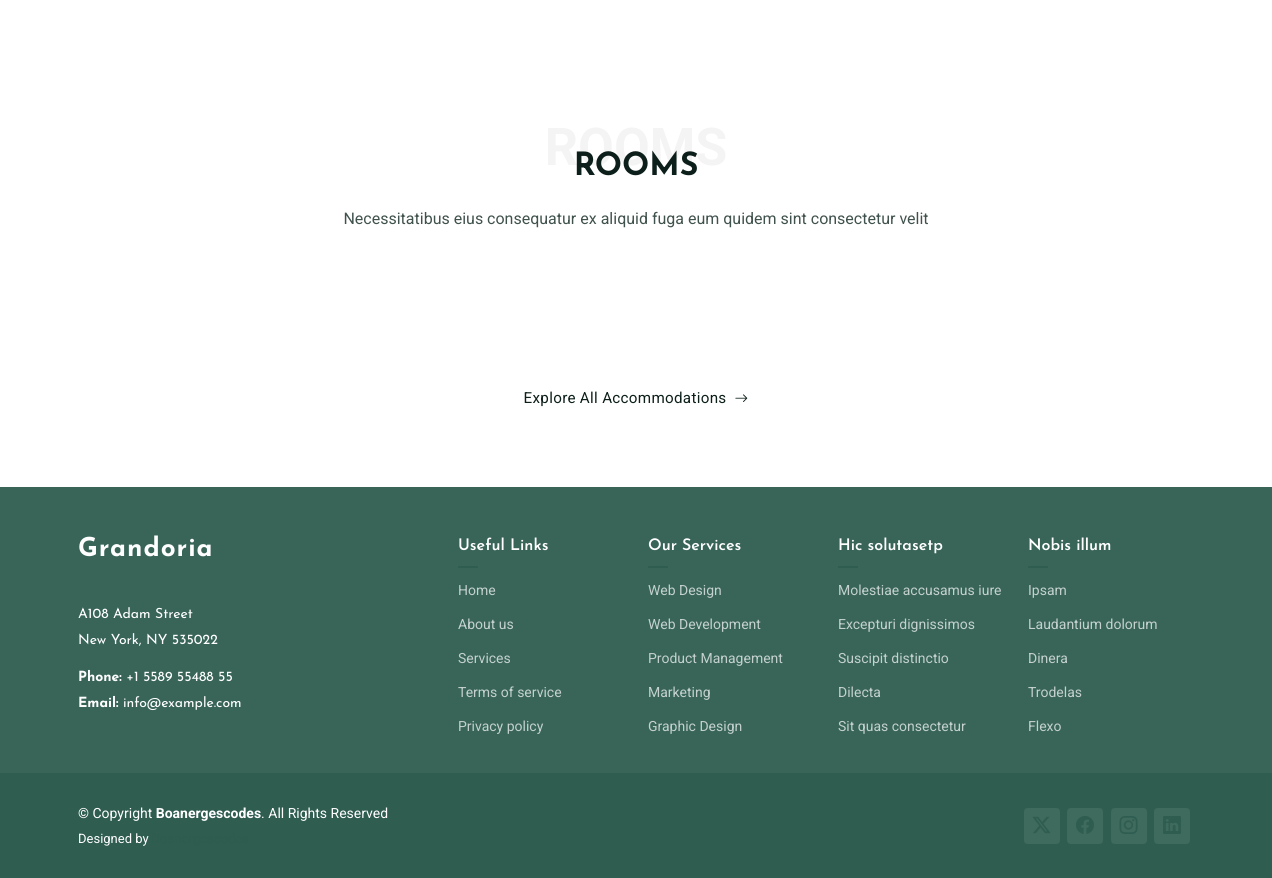
Page /about/ (lower part) on the earlier database version.
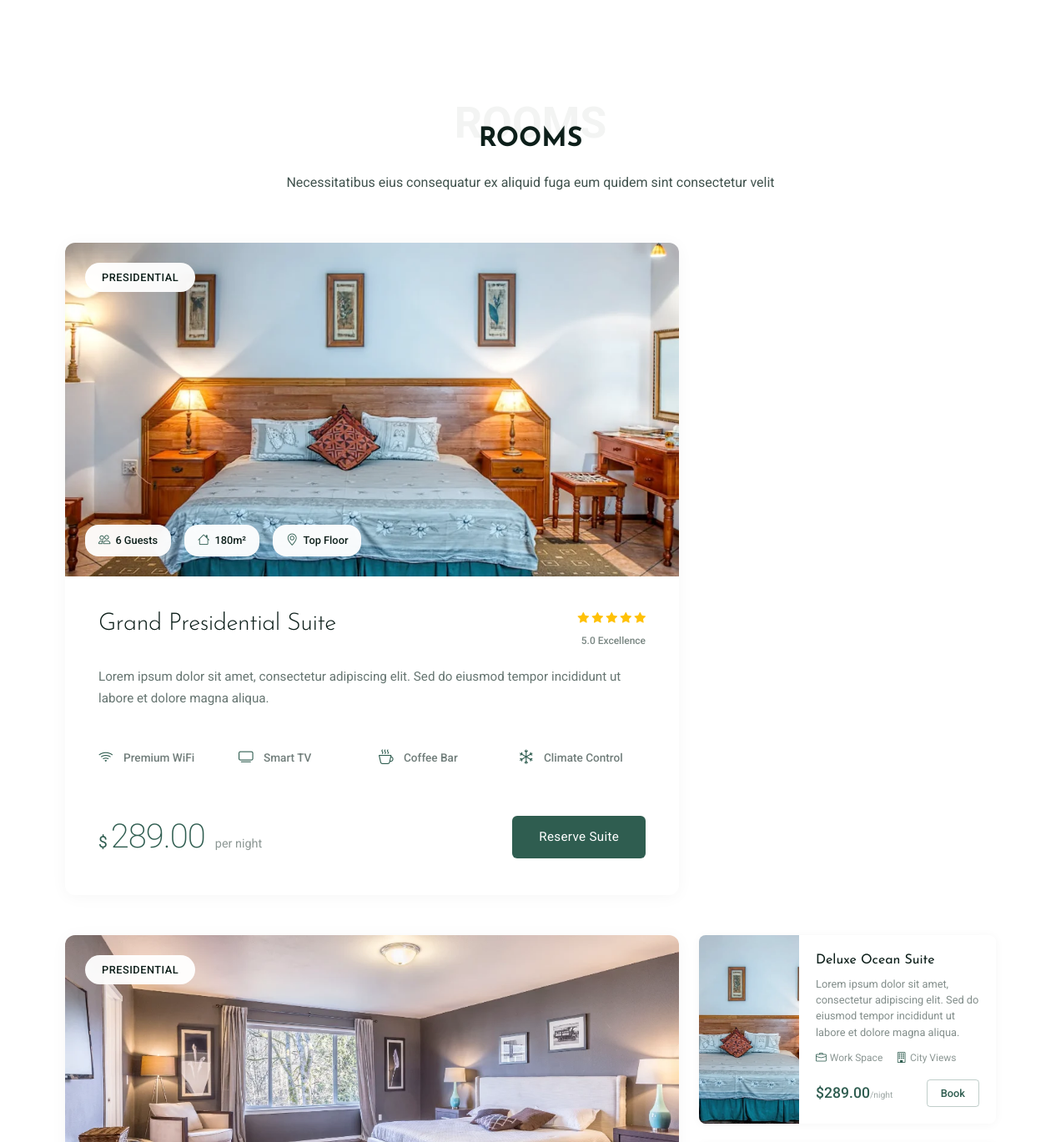
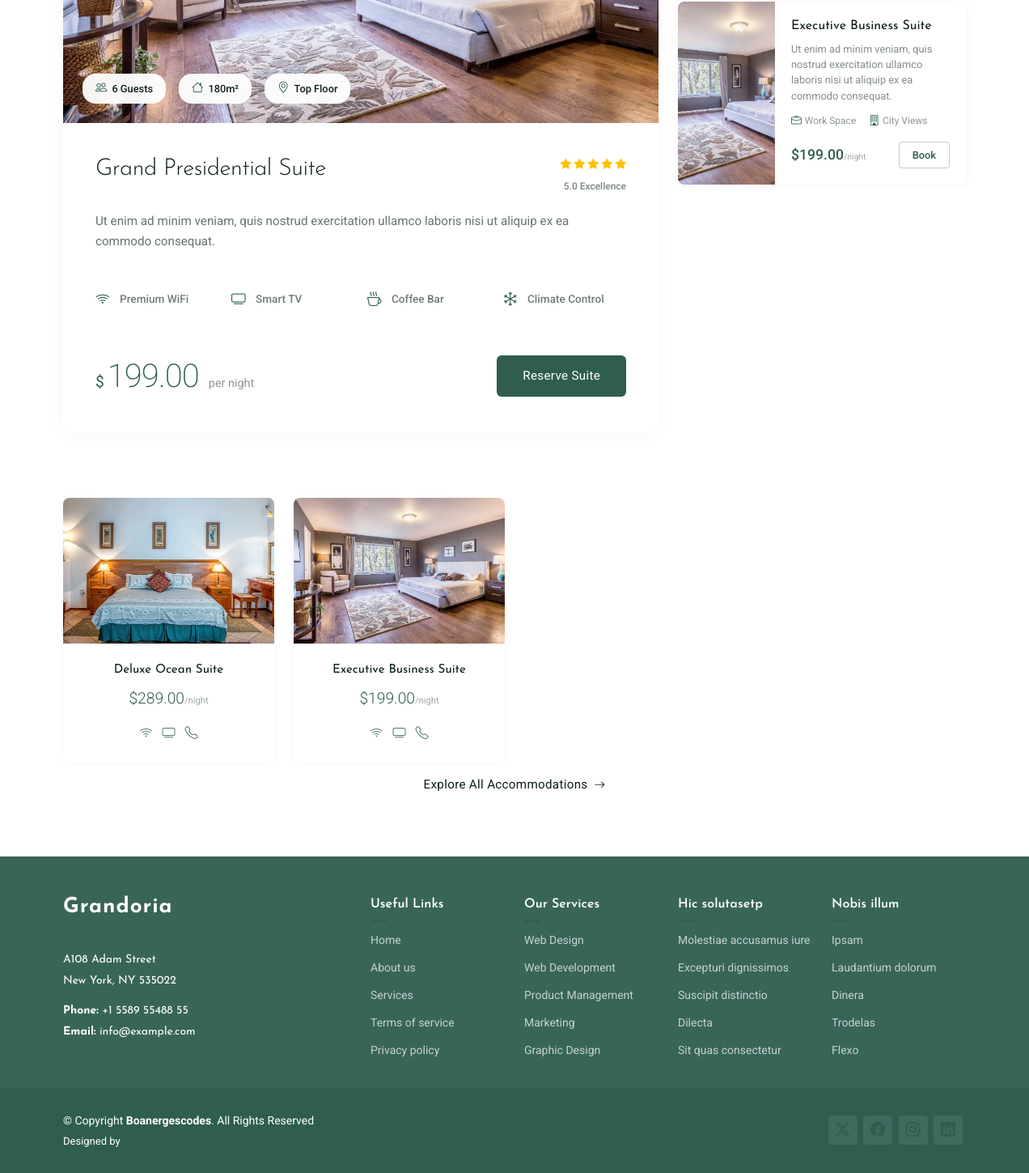
Same page on the later database version (2 pictures, top to bottom).
### carapp/models.py (models this page shows, shortened)
class Room(models.Model):
    name = models.CharField(max_length=225)
    price = models.DecimalField(max_digits=9, decimal_places=2, verbose_name='price per night')
    num_of_beds = models.PositiveIntegerField(verbose_name='Number of beds')
    num_of_baths = models.PositiveBigIntegerField(verbose_name='Number of baths')
    description = models.TextField()
    image = models.FileField(blank= True , null = True, upload_to='uploads/', verbose_name='Room image')
    wifi_available = models.BooleanField(default=True)
    available = models.BooleanField(default=True)
    created = models.DateTimeField(auto_now_add=True)
    updated = models.DateTimeField(auto_now=True)
    amenities = models.ManyToManyField(Amenity, related_name="rooms",blank=True)
    capacity = models.IntegerField(default=0)

### carapp/views.py (the view)
# urls.py: path('about/',views.about, name = 'about_page'),
def about(request):
    rooms = Room.objects.all()[:2]
    return render(request, 'about.html', {'rooms':rooms})

### carapp/templates/about.html (shortened to what the changed rows need)
{% extends 'base.html'%}
{% load static%}
{% block content %}
  <main class="main">
    <section id="rooms-showcase" class="rooms-showcase section">
      <div class="container section-title" data-aos="fade-up">
        <h2>Rooms</h2>
      </div>
      <div class="container" data-aos="fade-up" data-aos-delay="100">
        <div class="row gy-5">
        {% for room in rooms %}
          <div class="col-xl-8" data-aos="zoom-in" data-aos-delay="200">
            <div class="hero-room-showcase">
              <div class="showcase-image-container">
                <img src="{{room.image.url}}" alt="Grand Presidential Suite" class="img-fluid">
                <div class="room-category-badge">
                  <span>Presidential</span>
                </div>
                <div class="room-details-overlay">
                  <div class="room-specs">
                    <span class="spec-item">
                      <i class="bi bi-people"></i>
                      <span>6 Guests</span>
                    </span>
                    <span class="spec-item">
                      <i class="bi bi-house"></i>
                      <span>180m²</span>
                    </span>
                    <span class="spec-item">
                      <i class="bi bi-geo-alt"></i>
                      <span>Top Floor</span>
                    </span>
                  </div>
                </div>
              </div>
              <div class="showcase-content">
                <div class="room-title-section">
                  <h2>Grand Presidential Suite</h2>
                  <div class="room-rating">
                    <div class="stars">
                      <i class="bi bi-star-fill"></i>
                      <i class="bi bi-star-fill"></i>
                      <i class="bi bi-star-fill"></i>
                      <i class="bi bi-star-fill"></i>
                      <i class="bi bi-star-fill"></i>
                    </div>
                    <span class="rating-text">5.0 Excellence</span>
                  </div>
                </div>
                <p class="room-description">{{room.description}}</p>
                <div class="amenities-grid">
                  {% if room.wifi_available%}
                  <div class="amenity-item">
                    <i class="bi bi-wifi"></i>
                    <span>Premium WiFi</span>
                  </div>
                  {% endif %}
                  <div class="amenity-item">
                    <i class="bi bi-tv"></i>
                    <span>Smart TV</span>
                  </div>
                  <div class="amenity-item">
                    <i class="bi bi-cup-hot"></i>
                    <span>Coffee Bar</span>
                  </div>
                  <div class="amenity-item">
                    <i class="bi bi-snow"></i>
                    <span>Climate Control</span>
                  </div>
                </div>
                <div class="booking-section">
                  <div class="price-display">
                    <span class="currency">$</span>
                    <span class="amount">{{room.price}}</span>
                    <span class="period">per night</span>
                  </div>
                  <a href="{% url 'carapp:room_details' room.id%}" class="primary-booking-btn">Reserve Suite</a>
                </div>
              </div>
            </div>
          </div>
          {% endfor %}
          <div class="col-xl-4">
            <div class="room-list-container">
{% if rooms %}
{% for room in rooms %}
              <div class="standard-room-card" data-aos="slide-left" data-aos-delay="250">
                <div class="card-image">
                  <img src="{{room.image.url}}" alt="Executive Room" class="img-fluid">
                </div>
                <div class="card-content">
                  <h4>{{room.name}}</h4>
                  <p>{{room.description}}</p>
                  <div class="features-list">
                    <span><i class="bi bi-briefcase"></i>Work Space</span>
                    <span><i class="bi bi-building"></i>City Views</span>
                  </div>
                  <div class="booking-row">
                    <div class="price">${{room.price}}<small>/night</small></div>
                    <a href="{% url 'carapp:room_details' room.id%}" class="book-link">Book</a>
                  </div>
                </div>
              </div>
{% endfor%}
            {% endif%}
            </div>
          </div>
        </div>
        <div class="row mt-6">
{% if rooms%}
          {% for room in rooms%}
          <div class="col-lg-3 col-sm-6" data-aos="fade-up" data-aos-delay="400">
            <div class="minimal-room-card">
              <div class="room-image">
                <img src="{{room.image.url}}" alt="Classic Room" class="img-fluid">
              </div>
              <div class="room-summary">
                <h5>{{room.name}}</h5>
                <div class="price-tag">${{room.price}}<span>/night</span></div>
                {% if room.wifi_available%}
                <div class="basic-amenities">
                  <i class="bi bi-wifi"></i>
                  <i class="bi bi-tv"></i>
                  <i class="bi bi-telephone"></i>
                </div>
                {% endif %}
              </div>
            </div>
          </div>
{% endfor%}
{% endif %}
        </div>
      </div>
    </section>
  </main>
{% endblock %}

Differences in the rows shown:
added Room: image (picture), description "Lorem ipsum dolor sit amet, consectetur adipiscing elit. Sed do eiusmod tempor incididunt ut labore et dolore magna aliqua.", wifi_available True (drawn), price "289.00", name "Deluxe Ocean Suite"
added Room: image (picture), description "Ut enim ad minim veniam, quis nostrud exercitation ullamco laboris nisi ut aliquip ex ea commodo consequat.", wifi_available True (drawn), price "199.00", name "Executive Business Suite"
